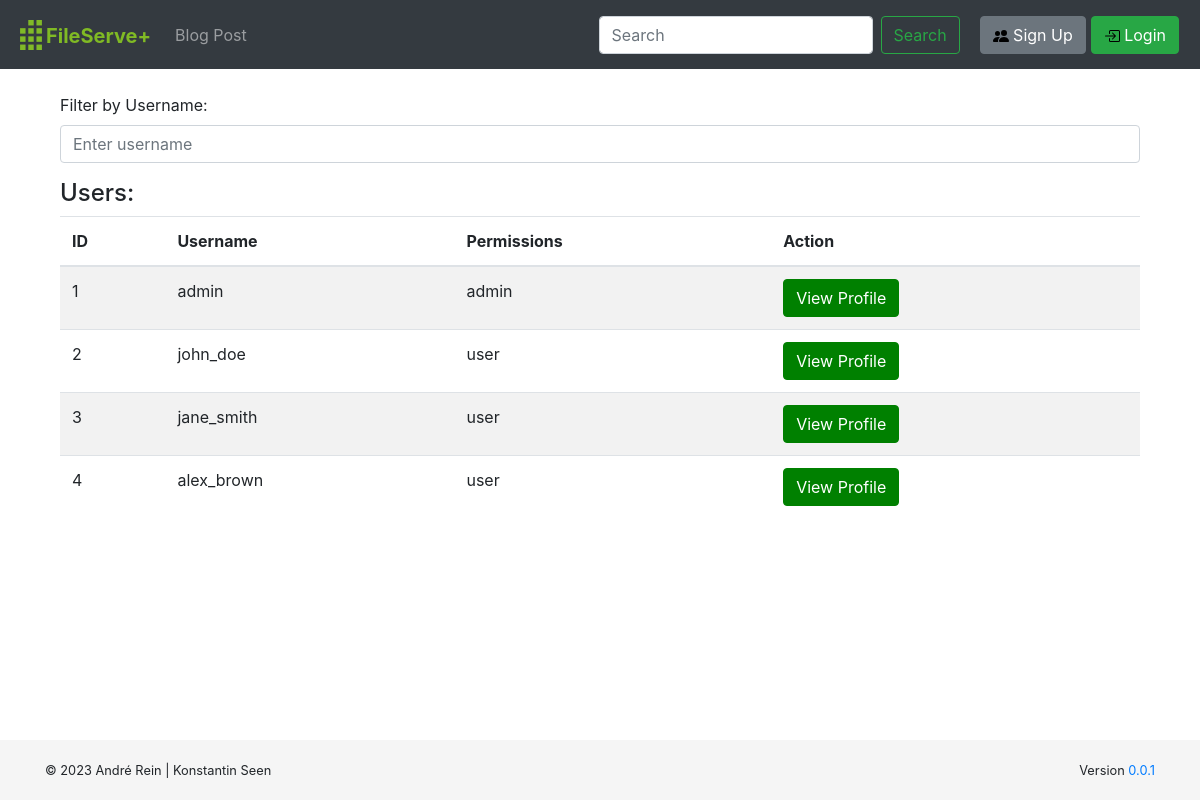
Screenshot of /search with the database file from the repository.
### website/models.py (models this page shows)
class users(db.Model):
    id = db.Column(db.Integer, primary_key=True)
    username = db.Column(db.String(150))  # should be unique=True
    password = db.Column(db.String(150))
    permissions = db.Column(db.String(160))
    comments = db.relationship('comments', backref='users')
    files = db.relationship('files', backref='users')
    blog_posts = db.relationship('blog_posts', backref='users')
    tickets = db.relationship('tickets', backref='users')
    ticket_messages = db.relationship('ticket_messages', backref='users')

### website/views.py (the view)
@views.route('/search')
@authenticate
def search(user):
    query = text(f"SELECT * FROM users")
    users = db.session.execute(query).fetchall()
    return render_template('search_users.html', user=user, users=users)

### website/auth.py (called while the page is built)
def authenticate(func):
    @wraps(func)
    def wrapper(*args, **kwargs):
        user_id = request.cookies.get('user_id')
        if user_id:
            query = text(f"SELECT * FROM users WHERE id = '{user_id}'")
            user = db.session.execute(query).first()
            if user:
                return func(user, *args, **kwargs)
        else:
            return func(None, *args, **kwargs)
    return wrapper

### website/templates/search_users.html (shortened to what this page needs)
{% extends "base.html" %}
{% block content %}
<br>
<div class="container">
    <form>
        <div class="form-group">
            <label for="filter">Filter by Username:</label>
            <input type="text" class="form-control" id="filter" name="filter" placeholder="Enter username">
        </div>
    </form>
    <h4>Users:</h4>
    <table class="table table-striped">
        <thead>
            <tr>
                <th>ID</th>
                <th>Username</th>
                <th>Permissions</th>
                <th>Action</th>
            </tr>
        </thead>
        <tbody id="userList">
            {% for user in users %}
            <tr>
                <td>{{ user.id }}</td>
                <td>{{ user.username }}</td>
                <td>{{ user.permissions }}</td>
                <td><a href="/profile/{{ user.id }}" class="btn btn-primary">View Profile</a></td>
            </tr>
            {% endfor %}
        </tbody>
    </table>
</div>
{% endblock %}

### website/static/css/custom.css (style rules this page uses)
html { position: relative; min-height: 100%; }
body { align-items: center; margin-bottom: 100px; }
.btn-primary { background-color: green; border-color: green; }

### rows the page displays
users: id "1", username "admin", permissions "admin"
users: id "2", username "john_doe", permissions "user"
users: id "3", username "jane_smith", permissions "user"
users: id "4", username "alex_brown", permissions "user"
